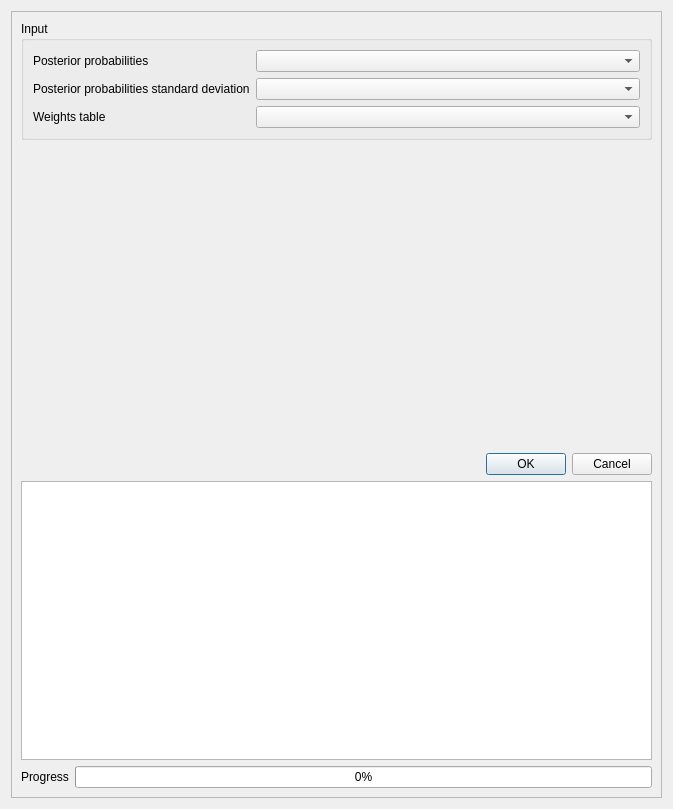
<?xml version="1.0" encoding="UTF-8"?>
<ui version="4.0">
 <class>Form</class>
 <widget class="QWidget" name="Form">
  <property name="geometry">
   <rect>
    <x>0</x>
    <y>0</y>
    <width>673</width>
    <height>809</height>
   </rect>
  </property>
  <property name="windowTitle">
   <string>Form</string>
  </property>
  <layout class="QVBoxLayout" name="verticalLayout_2">
   <item>
    <widget class="QScrollArea" name="scrollArea_2">
     <property name="widgetResizable">
      <bool>true</bool>
     </property>
     <widget class="QWidget" name="scrollAreaWidgetContents_2">
      <property name="geometry">
       <rect>
        <x>0</x>
        <y>0</y>
        <width>653</width>
        <height>789</height>
       </rect>
      </property>
      <layout class="QVBoxLayout" name="verticalLayout">
       <item>
        <widget class="QGroupBox" name="weight_rasters_box">
         <property name="sizePolicy">
          <sizepolicy hsizetype="Preferred" vsizetype="Maximum">
           <horstretch>0</horstretch>
           <verstretch>0</verstretch>
          </sizepolicy>
         </property>
         <property name="toolTip">
          <string>Evidence/feature layers for the model.</string>
         </property>
         <property name="title">
          <string>Input</string>
         </property>
         <layout class="QFormLayout" name="formLayout_2">
          <item row="0" column="0">
           <widget class="QLabel" name="label_6">
            <property name="toolTip">
             <string>Raster of posterior probabilites.</string>
            </property>
            <property name="text">
             <string>Posterior probabilities</string>
            </property>
           </widget>
          </item>
          <item row="0" column="1">
           <widget class="QgsMapLayerComboBox" name="posterior_probabilities">
            <property name="toolTip">
             <string>Raster of posterior probabilites.</string>
            </property>
           </widget>
          </item>
          <item row="1" column="0">
           <widget class="QLabel" name="label_7">
            <property name="toolTip">
             <string>Raster of standard deviations in the posterior probability calculations.</string>
            </property>
            <property name="text">
             <string>Posterior probabilities standard deviation</string>
            </property>
           </widget>
          </item>
          <item row="1" column="1">
           <widget class="QgsMapLayerComboBox" name="posterior_probabilities_std">
            <property name="toolTip">
             <string>Raster of standard deviations in the posterior probability calculations.</string>
            </property>
           </widget>
          </item>
          <item row="2" column="0">
           <widget class="QLabel" name="label">
            <property name="toolTip">
             <string>Weight metrics table generated in Calculate weights step. Needed for deposit pixel count.</string>
            </property>
            <property name="text">
             <string>Weights table</string>
            </property>
           </widget>
          </item>
          <item row="2" column="1">
           <widget class="QgsMapLayerComboBox" name="weights_table">
            <property name="toolTip">
             <string>Weight metrics table generated in Calculate weights step. Needed for deposit pixel count.</string>
            </property>
           </widget>
          </item>
         </layout>
        </widget>
       </item>
       <item>
        <spacer name="verticalSpacer_3">
         <property name="orientation">
          <enum>Qt::Vertical</enum>
         </property>
         <property name="sizeHint" stdset="0">
          <size>
           <width>20</width>
           <height>40</height>
          </size>
         </property>
        </spacer>
       </item>
       <item>
        <widget class="QDialogButtonBox" name="button_box">
         <property name="standardButtons">
          <set>QDialogButtonBox::Cancel|QDialogButtonBox::Ok</set>
         </property>
        </widget>
       </item>
       <item>
        <layout class="QVBoxLayout" name="verticalLayout_18">
         <item>
          <widget class="QTextEdit" name="log">
           <property name="sizePolicy">
            <sizepolicy hsizetype="Expanding" vsizetype="Expanding">
             <horstretch>0</horstretch>
             <verstretch>0</verstretch>
            </sizepolicy>
           </property>
           <property name="minimumSize">
            <size>
             <width>0</width>
             <height>250</height>
            </size>
           </property>
           <property name="maximumSize">
            <size>
             <width>16777215</width>
             <height>16777215</height>
            </size>
           </property>
           <property name="autoFormatting">
            <set>QTextEdit::AutoNone</set>
           </property>
           <property name="readOnly">
            <bool>true</bool>
           </property>
           <property name="html">
            <string>&lt;!DOCTYPE HTML PUBLIC &quot;-//W3C//DTD HTML 4.0//EN&quot; &quot;http://www.w3.org/TR/REC-html40/strict.dtd&quot;&gt;
&lt;html&gt;&lt;head&gt;&lt;meta name=&quot;qrichtext&quot; content=&quot;1&quot; /&gt;&lt;style type=&quot;text/css&quot;&gt;
p, li { white-space: pre-wrap; }
&lt;/style&gt;&lt;/head&gt;&lt;body style=&quot; font-family:'Ubuntu'; font-size:11pt; font-weight:400; font-style:normal;&quot;&gt;
&lt;p style=&quot;-qt-paragraph-type:empty; margin-top:0px; margin-bottom:0px; margin-left:0px; margin-right:0px; -qt-block-indent:0; text-indent:0px;&quot;&gt;&lt;br /&gt;&lt;/p&gt;&lt;/body&gt;&lt;/html&gt;</string>
           </property>
          </widget>
         </item>
         <item>
          <layout class="QHBoxLayout" name="progress_layout">
           <item>
            <widget class="QLabel" name="progress_label">
             <property name="text">
              <string>Progress</string>
             </property>
            </widget>
           </item>
           <item>
            <widget class="QProgressBar" name="progress_bar">
             <property name="value">
              <number>0</number>
             </property>
            </widget>
           </item>
          </layout>
         </item>
        </layout>
       </item>
      </layout>
     </widget>
    </widget>
   </item>
  </layout>
 </widget>
 <customwidgets>
  <customwidget>
   <class>QgsMapLayerComboBox</class>
   <extends>QComboBox</extends>
   <header>qgsmaplayercombobox.h</header>
  </customwidget>
 </customwidgets>
 <resources/>
 <connections/>
</ui>
